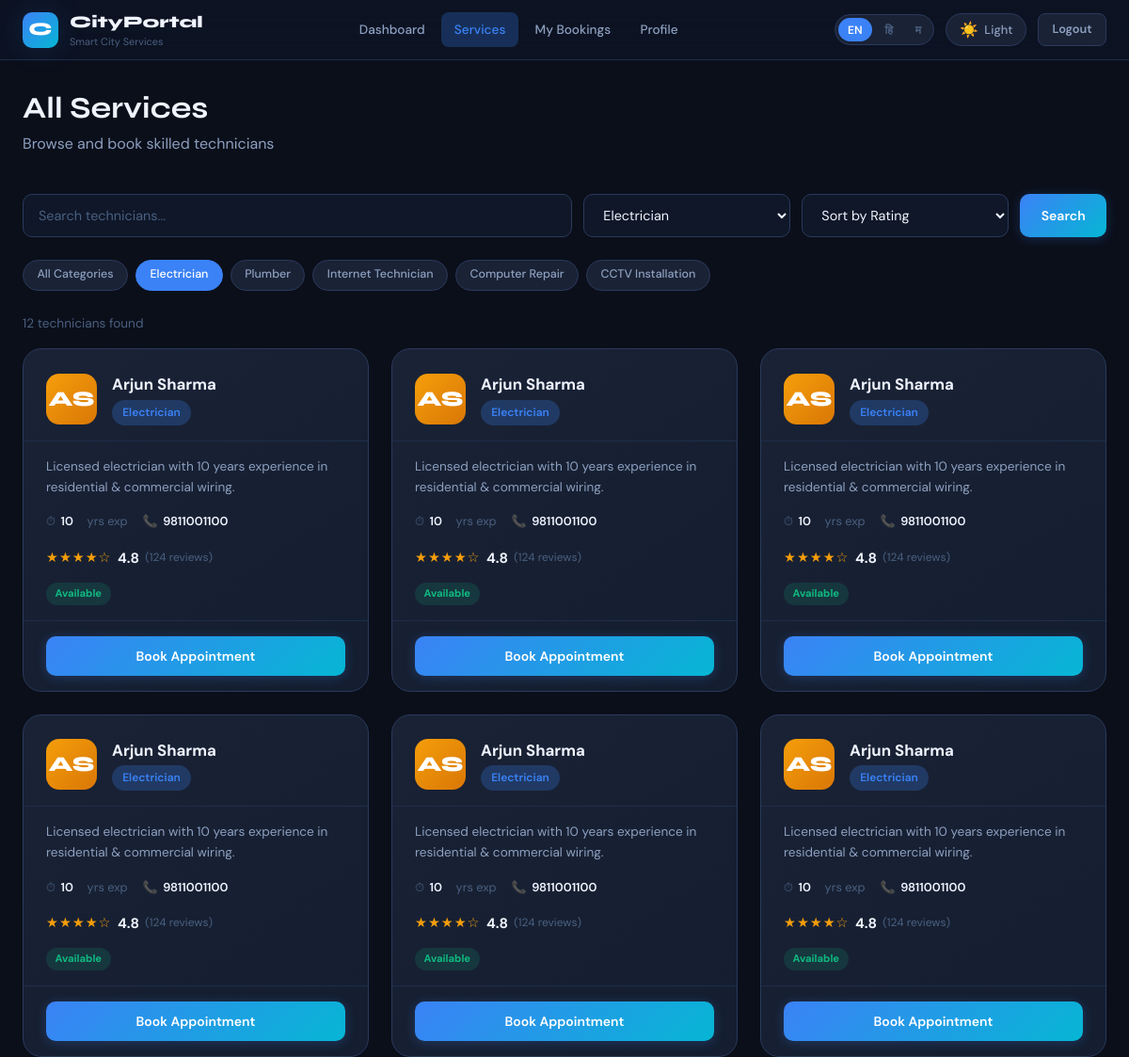
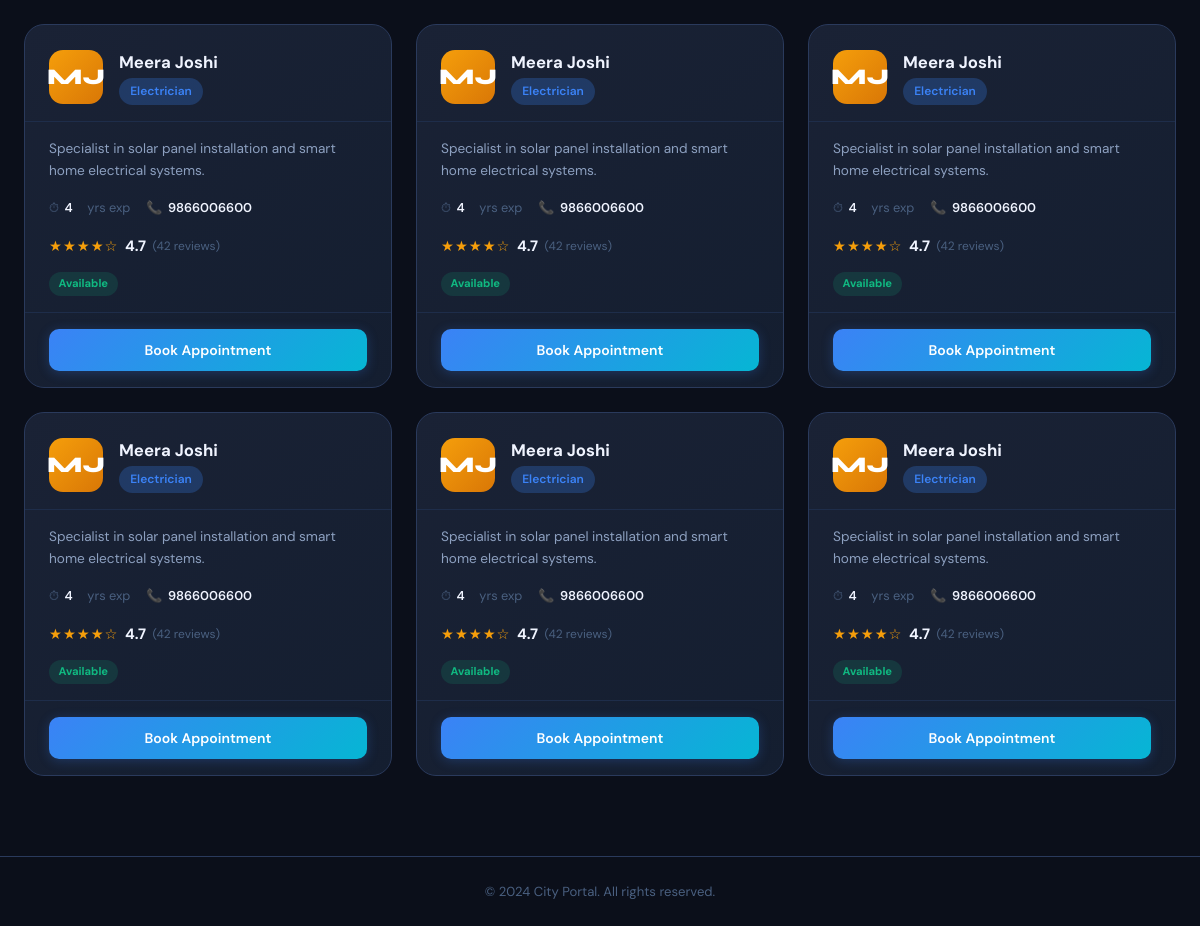
/services?cat=Electrician (signed in), run on the app's committed database (2 pictures, top to bottom).
### tables this page shows
CREATE TABLE technicians(
            id INTEGER PRIMARY KEY AUTOINCREMENT,
            name TEXT NOT NULL, specialization TEXT NOT NULL,
            phone TEXT, email TEXT, bio TEXT,
            experience INTEGER DEFAULT 1,
            rating REAL DEFAULT 0, review_count INTEGER DEFAULT 0,
            available INTEGER DEFAULT 1,
            created_at TIMESTAMP DEFAULT CURRENT_TIMESTAMP);

### app.py (the view)
@app.route('/services')
def services():
    if 'user_id' not in session: return redirect(url_for('login'))
    q = request.args.get('q','')
    cat = request.args.get('cat','')
    sort = request.args.get('sort','rating')
    con = db()
    query = 'SELECT * FROM technicians WHERE available=1'
    params = []
    if q:
        query += ' AND (name LIKE ? OR specialization LIKE ? OR bio LIKE ?)'
        params += [f'%{q}%',f'%{q}%',f'%{q}%']
    if cat:
        query += ' AND specialization=?'; params.append(cat)
    order = {'rating':'rating DESC','name':'name ASC','exp':'experience DESC'}.get(sort,'rating DESC')
    query += f' ORDER BY {order}'
    techs = con.execute(query, params).fetchall()
    cats = [r[0] for r in con.execute('SELECT DISTINCT specialization FROM technicians').fetchall()]
    con.close()
    return render_template('services.html', techs=techs, cats=cats, q=q, cat=cat, sort=sort, user=current_user())

### app.py (called while the page is built)
def db():
    c = sqlite3.connect(DB); c.row_factory = sqlite3.Row; return c

def current_user():
    if 'user_id' not in session: return None
    con = db()
    u = con.execute('SELECT * FROM users WHERE id=?', (session['user_id'],)).fetchone()
    con.close(); return u

### templates/services.html (shortened to what this page needs)
{% extends "base.html" %}
{% block content %}
<div class="main-content">
  <div class="page-header">
    <h1 data-t="svc_title">All Services</h1>
    <p data-t="svc_subtitle">Browse and book skilled technicians</p>
  </div>
  <form method="GET" action="{{ url_for('services') }}">
    <div class="search-bar">
      <input type="text" name="q" class="form-control" data-t-ph="svc_search" placeholder="Search technicians..." value="{{ q }}"/>
      <select name="cat" class="form-control" style="max-width:200px">
        {% for c in cats %}
        <option value="{{ c }}" {% if cat==c %}selected{% endif %}>{{ c }}</option>
        {% endfor %}
      </select>
      <select name="sort" class="form-control" style="max-width:180px">
        <option value="rating" {% if sort=='rating' %}selected{% endif %} data-t="svc_sort_rating">Sort by Rating</option>
      </select>
      <button type="submit" class="btn btn-primary" data-t="svc_search_btn">Search</button>
    </div>
  </form>
  <div class="filter-chips">
    <a href="{{ url_for('services') }}" class="chip {% if not cat %}active{% endif %}" data-t="svc_filter_all">All</a>
    {% for c in cats %}
    <a href="{{ url_for('services', cat=c) }}" class="chip {% if cat==c %}active{% endif %}">
      <span data-service="{{ c }}">{{ c }}</span>
    </a>
    {% endfor %}
  </div>
  <p style="margin-bottom:1rem;color:var(--text-muted);font-size:.85rem">
    {{ techs|length }} technician{% if techs|length != 1 %}s{% endif %} found
  </p>
  {% if techs %}
  <div class="tech-grid">
    {% for t in techs %}
    {% set initials = t.name.split()[0][0] + (t.name.split()[1][0] if t.name.split()|length > 1 else '') %}
    {% set svc_class = 'svc-' + t.specialization.split()[0] %}
    <div class="tech-card fade-in">
      <div class="tech-card-header">
        <div class="tech-avatar {{ svc_class }}">{{ initials }}</div>
        <div>
          <div class="tech-name">{{ t.name }}</div>
          <span class="tech-spec"><span data-service="{{ t.specialization }}">{{ t.specialization }}</span></span>
        </div>
      </div>
      <div class="tech-card-body">
        <p class="tech-bio">{{ t.bio }}</p>
        <div class="tech-meta">
          <div class="tech-meta-item">
            ⏱ <span class="val">{{ t.experience }}</span>&nbsp;<span data-t="svc_exp">yrs exp</span>
          </div>
          <div class="tech-meta-item">
            📞 <span class="val">{{ t.phone }}</span>
          </div>
        </div>
        <div class="tech-rating" style="margin-bottom:.75rem">
          <span class="stars-display">{{ '★' * t.rating|int }}{{ '☆' * (5 - t.rating|int) }}</span>
          <span class="rating-num">{{ t.rating }}</span>
          <span class="review-cnt">({{ t.review_count }} <span data-t="svc_reviews">reviews</span>)</span>
        </div>
        <span class="badge-avail {{ 'yes' if t.available else 'no' }}" data-t="{{ 'svc_available' if t.available else 'svc_unavailable' }}">
        </span>
      </div>
      <div class="tech-card-footer">
        {% if t.available %}
        <a href="{{ url_for('book', tech_id=t.id) }}" class="btn btn-primary btn-full" data-t="svc_book">Book Appointment</a>
        {% else %}
        <button class="btn btn-secondary btn-full" disabled data-t="svc_unavailable">Unavailable</button>
        {% endif %}
      </div>
    </div>
    {% endfor %}
  </div>
  {% else %}
  <div class="card" style="text-align:center;padding:3rem">
    <div style="font-size:3rem;margin-bottom:1rem">🔍</div>
    <h3 data-t="svc_no_result">No technicians found</h3>
  </div>
  {% endif %}
</div>
{% endblock %}

### data on the page
technicians: initials "AS", name "Arjun Sharma", bio "Licensed electrician with 10 years experience in residential & commercial wiring.", experience "10", phone "9811001100", rating "★★★★", rating "☆", rating "4.8", review_count "124"
technicians: initials "AS", name "Arjun Sharma", bio "Licensed electrician with 10 years experience in residential & commercial wiring.", experience "10", phone "9811001100", rating "★★★★", rating "☆", rating "4.8", review_count "124"
technicians: initials "AS", name "Arjun Sharma", bio "Licensed electrician with 10 years experience in residential & commercial wiring.", experience "10", phone "9811001100", rating "★★★★", rating "☆", rating "4.8", review_count "124"
technicians: initials "AS", name "Arjun Sharma", bio "Licensed electrician with 10 years experience in residential & commercial wiring.", experience "10", phone "9811001100", rating "★★★★", rating "☆", rating "4.8", review_count "124"
technicians: initials "AS", name "Arjun Sharma", bio "Licensed electrician with 10 years experience in residential & commercial wiring.", experience "10", phone "9811001100", rating "★★★★", rating "☆", rating "4.8", review_count "124"
technicians: initials "AS", name "Arjun Sharma", bio "Licensed electrician with 10 years experience in residential & commercial wiring.", experience "10", phone "9811001100", rating "★★★★", rating "☆", rating "4.8", review_count "124"
technicians: initials "MJ", name "Meera Joshi", bio "Specialist in solar panel installation and smart home electrical systems.", experience "4", phone "9866006600", rating "★★★★", rating "☆", rating "4.7", review_count "42"
technicians: initials "MJ", name "Meera Joshi", bio "Specialist in solar panel installation and smart home electrical systems.", experience "4", phone "9866006600", rating "★★★★", rating "☆", rating "4.7", review_count "42"
technicians: initials "MJ", name "Meera Joshi", bio "Specialist in solar panel installation and smart home electrical systems.", experience "4", phone "9866006600", rating "★★★★", rating "☆", rating "4.7", review_count "42"
technicians: initials "MJ", name "Meera Joshi", bio "Specialist in solar panel installation and smart home electrical systems.", experience "4", phone "9866006600", rating "★★★★", rating "☆", rating "4.7", review_count "42"
technicians: initials "MJ", name "Meera Joshi", bio "Specialist in solar panel installation and smart home electrical systems.", experience "4", phone "9866006600", rating "★★★★", rating "☆", rating "4.7", review_count "42"
technicians: initials "MJ", name "Meera Joshi", bio "Specialist in solar panel installation and smart home electrical systems.", experience "4", phone "9866006600", rating "★★★★", rating "☆", rating "4.7", review_count "42"

### other printed values
{{ techs|length }} "12"
form field cat "Electrician"
